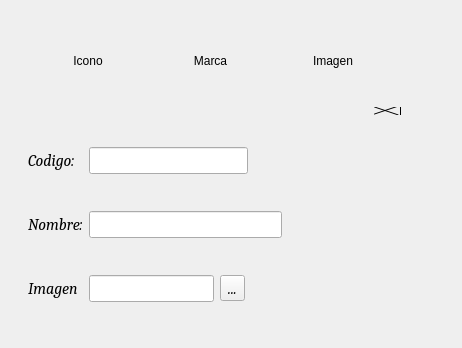
<?xml version="1.0" encoding="UTF-8"?>
<ui version="4.0">
 <class>FormPlan</class>
 <widget class="QDialog" name="FormPlan">
  <property name="geometry">
   <rect>
    <x>0</x>
    <y>0</y>
    <width>462</width>
    <height>348</height>
   </rect>
  </property>
  <property name="windowTitle">
   <string>Dialog</string>
  </property>
  <widget class="QTabWidget" name="tabWidget">
   <property name="geometry">
    <rect>
     <x>19</x>
     <y>107</y>
     <width>382</width>
     <height>236</height>
    </rect>
   </property>
   <property name="font">
    <font>
     <family>Cambria</family>
     <pointsize>12</pointsize>
     <weight>50</weight>
     <italic>true</italic>
     <bold>false</bold>
    </font>
   </property>
   <property name="autoFillBackground">
    <bool>false</bool>
   </property>
   <property name="styleSheet">
    <string notr="true">
QTabWidget::pane { 
font: bold 14px;
   background: transparent; 
  margin: 0px,0px,0px,0px;
   border: 0px solid transparent;  
  }

QTabBar::tab {
    background: transparent;
    border: 2px solid transparent;
    border-bottom-color: transparent; /* same as the pane color */
    border-top-left-radius: 4px;
    border-top-right-radius: 4px;
    min-width: 8ex;
    padding: 2px;
}

</string>
   </property>
   <property name="tabPosition">
    <enum>QTabWidget::East</enum>
   </property>
   <property name="tabShape">
    <enum>QTabWidget::Triangular</enum>
   </property>
   <property name="currentIndex">
    <number>0</number>
   </property>
   <property name="iconSize">
    <size>
     <width>40</width>
     <height>40</height>
    </size>
   </property>
   <property name="elideMode">
    <enum>Qt::ElideMiddle</enum>
   </property>
   <property name="usesScrollButtons">
    <bool>true</bool>
   </property>
   <property name="documentMode">
    <bool>false</bool>
   </property>
   <property name="tabsClosable">
    <bool>false</bool>
   </property>
   <property name="movable">
    <bool>false</bool>
   </property>
   <widget class="QWidget" name="tab">
    <attribute name="icon">
     <iconset resource="../Recursos.qrc">
      <normaloff>:/Imagenes/iconos/add.png</normaloff>:/Imagenes/iconos/add.png</iconset>
    </attribute>
    <attribute name="title">
     <string/>
    </attribute>
    <layout class="QHBoxLayout" name="horizontalLayout_2">
     <item>
      <layout class="QGridLayout" name="gridLayout_2">
       <item row="2" column="0">
        <widget class="QLabel" name="label_3">
         <property name="font">
          <font>
           <family>Cambria</family>
           <pointsize>12</pointsize>
           <italic>true</italic>
          </font>
         </property>
         <property name="text">
          <string>Imagen</string>
         </property>
        </widget>
       </item>
       <item row="0" column="0">
        <widget class="QLabel" name="label">
         <property name="font">
          <font>
           <family>Cambria</family>
           <pointsize>12</pointsize>
           <italic>true</italic>
          </font>
         </property>
         <property name="text">
          <string>Codigo:</string>
         </property>
        </widget>
       </item>
       <item row="2" column="3" colspan="2">
        <widget class="QToolButton" name="ButtonArchivoImagen">
         <property name="font">
          <font>
           <family>Cambria</family>
           <pointsize>12</pointsize>
           <italic>true</italic>
          </font>
         </property>
         <property name="text">
          <string>...</string>
         </property>
        </widget>
       </item>
       <item row="1" column="0">
        <widget class="QLabel" name="label_2">
         <property name="font">
          <font>
           <family>Cambria</family>
           <pointsize>12</pointsize>
           <italic>true</italic>
          </font>
         </property>
         <property name="text">
          <string>Nombre:</string>
         </property>
        </widget>
       </item>
       <item row="1" column="1" colspan="4">
        <widget class="QLineEdit" name="LineNombre">
         <property name="font">
          <font>
           <family>Cambria</family>
           <pointsize>12</pointsize>
           <italic>true</italic>
          </font>
         </property>
         <property name="inputMethodHints">
          <set>Qt::ImhFormattedNumbersOnly</set>
         </property>
        </widget>
       </item>
       <item row="2" column="1" colspan="2">
        <widget class="QLineEdit" name="LineImagen">
         <property name="font">
          <font>
           <family>Cambria</family>
           <pointsize>12</pointsize>
           <italic>true</italic>
          </font>
         </property>
         <property name="readOnly">
          <bool>true</bool>
         </property>
        </widget>
       </item>
       <item row="0" column="4">
        <spacer name="horizontalSpacer">
         <property name="orientation">
          <enum>Qt::Horizontal</enum>
         </property>
         <property name="sizeType">
          <enum>QSizePolicy::Fixed</enum>
         </property>
         <property name="sizeHint" stdset="0">
          <size>
           <width>18</width>
           <height>20</height>
          </size>
         </property>
        </spacer>
       </item>
       <item row="0" column="1" colspan="3">
        <widget class="QLineEdit" name="LineCodigo">
         <property name="font">
          <font>
           <family>Cambria</family>
           <pointsize>12</pointsize>
           <italic>true</italic>
          </font>
         </property>
         <property name="inputMethodHints">
          <set>Qt::ImhNone</set>
         </property>
         <property name="readOnly">
          <bool>true</bool>
         </property>
        </widget>
       </item>
      </layout>
     </item>
     <item>
      <layout class="QVBoxLayout" name="verticalLayout_2">
       <property name="leftMargin">
        <number>0</number>
       </property>
       <item>
        <widget class="QPushButton" name="ButtonGuardar">
         <property name="text">
          <string/>
         </property>
         <property name="icon">
          <iconset resource="../Recursos.qrc">
           <normaloff>:/Imagenes/iconos/guardar.png</normaloff>:/Imagenes/iconos/guardar.png</iconset>
         </property>
         <property name="iconSize">
          <size>
           <width>40</width>
           <height>40</height>
          </size>
         </property>
         <property name="autoDefault">
          <bool>false</bool>
         </property>
         <property name="flat">
          <bool>true</bool>
         </property>
        </widget>
       </item>
       <item>
        <widget class="QPushButton" name="ButtonModificar">
         <property name="text">
          <string/>
         </property>
         <property name="icon">
          <iconset resource="../Recursos.qrc">
           <normaloff>:/Imagenes/iconos/editar.png</normaloff>:/Imagenes/iconos/editar.png</iconset>
         </property>
         <property name="iconSize">
          <size>
           <width>40</width>
           <height>40</height>
          </size>
         </property>
         <property name="autoDefault">
          <bool>false</bool>
         </property>
         <property name="default">
          <bool>false</bool>
         </property>
         <property name="flat">
          <bool>true</bool>
         </property>
        </widget>
       </item>
       <item>
        <widget class="QPushButton" name="ButtonEliminar">
         <property name="text">
          <string/>
         </property>
         <property name="icon">
          <iconset resource="../Recursos.qrc">
           <normaloff>:/Imagenes/iconos/delete.png</normaloff>:/Imagenes/iconos/delete.png</iconset>
         </property>
         <property name="iconSize">
          <size>
           <width>40</width>
           <height>40</height>
          </size>
         </property>
         <property name="flat">
          <bool>true</bool>
         </property>
        </widget>
       </item>
       <item>
        <widget class="QPushButton" name="ButtonRegresar">
         <property name="text">
          <string/>
         </property>
         <property name="icon">
          <iconset resource="../Recursos.qrc">
           <normaloff>:/Imagenes/iconos/izquierda.png</normaloff>:/Imagenes/iconos/izquierda.png</iconset>
         </property>
         <property name="iconSize">
          <size>
           <width>40</width>
           <height>40</height>
          </size>
         </property>
         <property name="flat">
          <bool>true</bool>
         </property>
        </widget>
       </item>
      </layout>
     </item>
    </layout>
   </widget>
  </widget>
  <widget class="QWidget" name="layoutWidget">
   <property name="geometry">
    <rect>
     <x>30</x>
     <y>20</y>
     <width>361</width>
     <height>81</height>
    </rect>
   </property>
   <layout class="QHBoxLayout" name="horizontalLayout">
    <property name="topMargin">
     <number>0</number>
    </property>
    <item>
     <widget class="QLabel" name="label_6">
      <property name="minimumSize">
       <size>
        <width>60</width>
        <height>80</height>
       </size>
      </property>
      <property name="text">
       <string>Icono</string>
      </property>
      <property name="alignment">
       <set>Qt::AlignCenter</set>
      </property>
     </widget>
    </item>
    <item>
     <widget class="QLabel" name="label_4">
      <property name="minimumSize">
       <size>
        <width>60</width>
        <height>80</height>
       </size>
      </property>
      <property name="text">
       <string>Marca</string>
      </property>
      <property name="alignment">
       <set>Qt::AlignCenter</set>
      </property>
     </widget>
    </item>
    <item>
     <widget class="QLabel" name="LabelImage">
      <property name="minimumSize">
       <size>
        <width>60</width>
        <height>80</height>
       </size>
      </property>
      <property name="text">
       <string>Imagen</string>
      </property>
      <property name="alignment">
       <set>Qt::AlignCenter</set>
      </property>
     </widget>
    </item>
   </layout>
  </widget>
 </widget>
 <resources>
  <include location="../Recursos.qrc"/>
 </resources>
 <connections/>
</ui>
